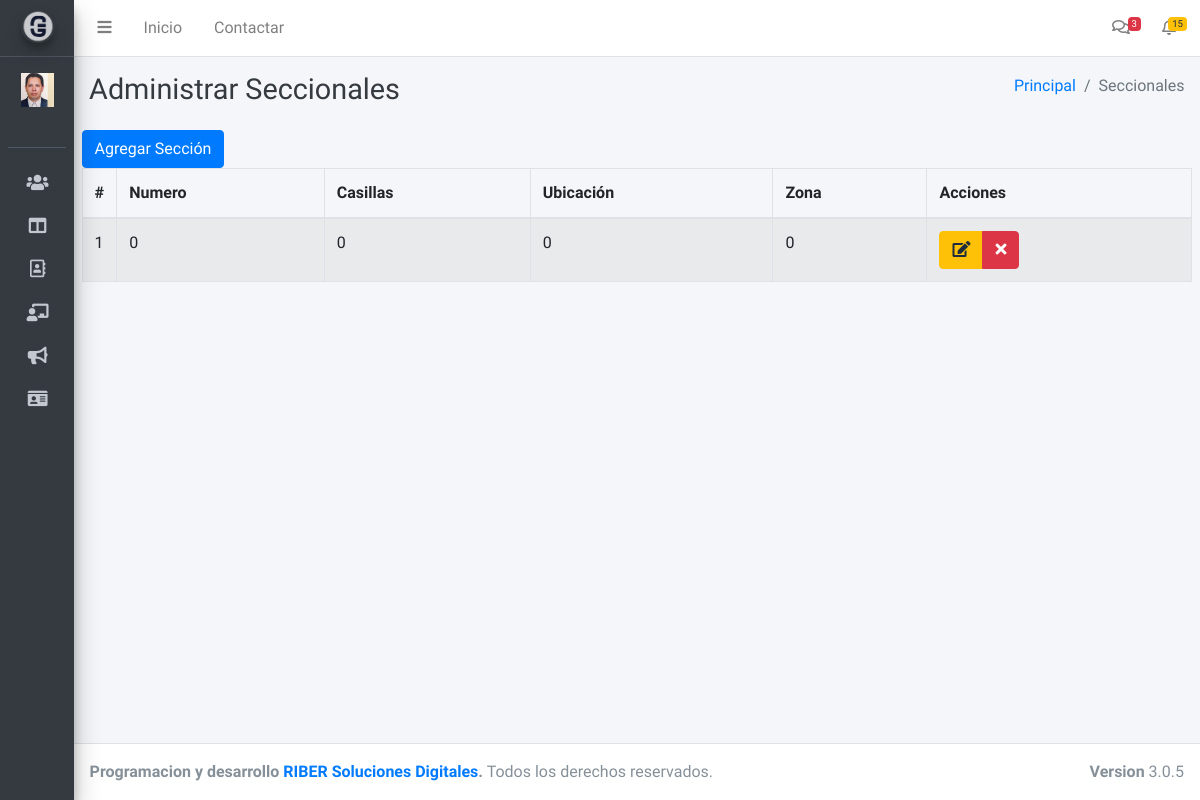
Page /seccionales (signed in) on the committed database.
### tables this page shows
CREATE TABLE `secciones` (
  `id` int NOT NULL AUTO_INCREMENT,
  `numero` varchar(10) DEFAULT NULL,
  `tipo_casilla` varchar(45) DEFAULT NULL,
  `ubicacion` varchar(250) DEFAULT NULL,
  `zona` varchar(20) DEFAULT NULL,
  PRIMARY KEY (`id`)
);

### controllers/template.controller.php (called while the page is built)
<?php
class ControllerTemplate{
  static public function ctrTemplate(){
    include "views/template.php";
  }
}

### index.php (called while the page is built, shortened)
<?php
require_once "controllers/template.controller.php";
require_once "controllers/users.controller.php";
require_once "controllers/seccionales.controller.php";
require_once "controllers/nominal.controller.php";
require_once "models/seccionales.model.php";
$template = new ControllerTemplate();
$template->ctrTemplate();

### controllers/seccionales.controller.php (called while the page is built, shortened)
<?php
class ControladorSeccionales
{
	public static function ctrMostrarSeccionales($item, $valor)
	{
		$tabla = "secciones";
		$respuesta = ModeloSeccionales::mdlMostrarSeccionales($tabla, $item, $valor);
		return $respuesta;
	}
}

### models/connection.php (called while the page is built)
<?php
class Conexion{
	static public function conectar(){
		try{
			$servidor="mysql:host=localhost;dbname=electoral";
			$usuario="root";
			$clave="";
			$link = new PDO($servidor,$usuario,$clave);
			$link->setAttribute(PDO::ATTR_ERRMODE, PDO::ERRMODE_EXCEPTION);
			$link->exec("set names utf8");
			return $link;
			}catch(PDOException $e){
			echo "ERROR: " . $e->getMessage();
		  }
	}
}

### models/seccionales.model.php (called while the page is built, shortened)
<?php
require_once "connection.php";
class ModeloSeccionales
{
	static public function mdlMostrarSeccionales($tabla, $item, $valor)
	{
		if ($item != null) {
			$stmt = Conexion::conectar()->prepare("SELECT * FROM $tabla WHERE $item = :$item");
			$stmt->bindParam(":" . $item, $valor, PDO::PARAM_STR);
			$stmt->execute();
			return $stmt->fetch();
		} else {
			$stmt = Conexion::conectar()->prepare("SELECT * FROM $tabla");
			$stmt->execute();
			return $stmt->fetchAll();
		}
	}
}

### views/modules/seccionales.php (the view, shortened to what this page needs)
<div class="content-wrapper">
  <div class="content-header">
    <div class="container-fluid">
      <div class="row mb-2">
        <div class="col-sm-6">
          <h1 class="m-0 text-dark">Administrar Seccionales</h1>
        </div>
        <div class="col-sm-6">
          <ol class="breadcrumb float-sm-right">
            <li class="breadcrumb-item"><a href="home">Principal</a></li>
            <li class="breadcrumb-item active">Seccionales</li>
          </ol>
        </div>
      </div>
    </div>
  </div>
  <section class="content">
    <div class="box">
      <div class="box-header with-border">
        <button class="btn btn-primary" data-toggle="modal" data-target="#modalAgregarSeccional">
          Agregar Sección
        </button>
      </div>
      <div class="box-body">
        <table class="table table-bordered table-striped dt-responsive tablas" width="100%">
          <thead>
            <tr>
              <th style="width:10px">#</th>
              <th>Numero</th>
              <th>Casillas</th>
              <th>Ubicación</th>
              <th>Zona</th>
              <th>Acciones</th>
            </tr>
          </thead>
          <tbody>
            <?php
            $item = null;
            $valor = null;
            $seccionales = ControladorSeccionales::ctrMostrarSeccionales($item, $valor);
            foreach ($seccionales as $key => $value) {
              echo ' <tr>
              <td>' . ($key + 1) . '</td>
              <td>' . $value["numero"] . '</td>
              <td>' . $value["tipo_casilla"] . '</td>
              <td>' . $value["ubicacion"] . '</td>
              <td>' . $value["zona"] . '</td>
              <td>
                <div class="btn-group">
                  <button class="btn btn-warning btnEditarSeccional" idSeccional="' . $value["id"] . '" data-toggle="modal" data-target="#modalEditarSeccional"><i class="fa fa-edit"></i></button>
                  <button class="btn btn-danger btnEliminarSeccional" idSeccional="' . $value["id"] . '"  numero="' . $value["numero"] . '"><i class="fa fa-times"></i></button>
                </div>
              </td>
            </tr>';
            }
            ?>
          </tbody>
        </table>
      </div>
    </div>
  </section>
</div>

### rows in the picture
secciones: numero "0", tipo_casilla "0", ubicacion "0", zona "0"
